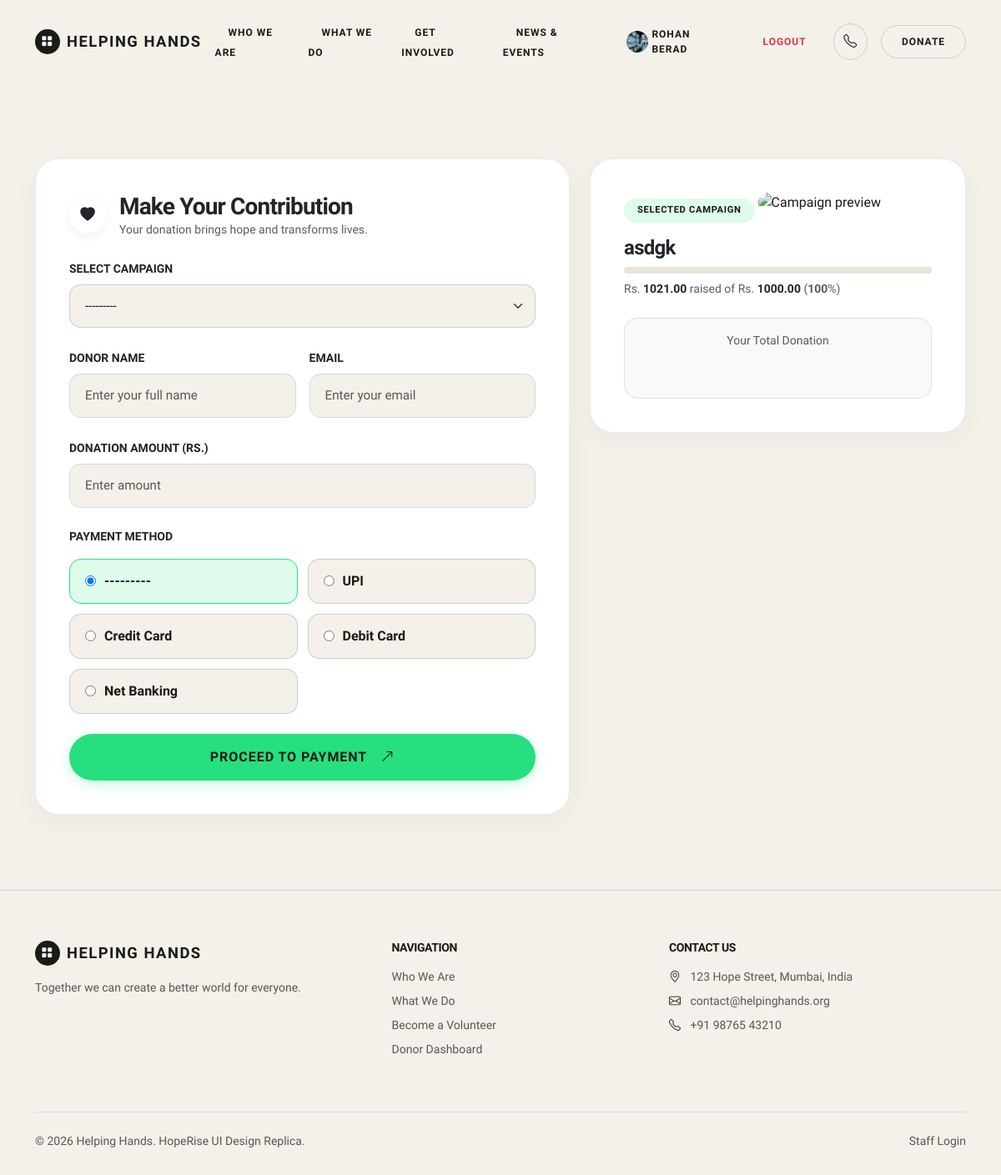
The app's page /donate/2/ (signed in) with its own data.
### charity_app/models.py (models this page shows, shortened)
class SiteSettings(models.Model):
    hero_title_line1 = models.CharField(max_length=100, default="Together We Can")
    hero_title_highlight = models.CharField(max_length=100, default="Create a Better World")
    hero_subtitle = models.TextField(
        default="Your small contribution can make a big difference in someone's life. "
                "Join us in our mission to help the needy."
    )
    hero_image = models.ImageField(upload_to='site/', blank=True, null=True)
    stat_campaigns = models.CharField(max_length=20, default="500+", help_text="e.g. 500+")
    stat_lives_impacted = models.CharField(max_length=20, default="50,000+")
    stat_funds_raised = models.CharField(max_length=20, default="Rs. 2.5 Cr+")
    stat_donors = models.CharField(max_length=20, default="10,000+")
    mission_title = models.CharField(max_length=100, default="Our Mission")
    mission_text = models.TextField(
        default="We are committed to building a better tomorrow by supporting education, "
                "healthcare, animal welfare, and disaster relief initiatives. Together, we "
                "can bring hope and create lasting change."
    )
    mission_image = models.ImageField(upload_to='site/', blank=True, null=True)
    ngo_name = models.CharField(max_length=100, default="Helping Hands")
    footer_about_text = models.TextField(
        default="Together we can create a better world for everyone."
    )
    contact_address = models.CharField(max_length=200, default="123 Hope Street, Mumbai, India")
    contact_email = models.EmailField(default="contact@helpinghands.org")
    contact_phone = models.CharField(max_length=20, default="+91 98765 43210")
    updated_at = models.DateTimeField(auto_now=True)
    @classmethod
    def load(cls):
        obj, created = cls.objects.get_or_create(pk=1)
        return obj

class UserProfile(models.Model):
    user = models.OneToOneField(User, on_delete=models.CASCADE)
    profile_picture = models.ImageField(upload_to='profile_pictures/', blank=True, null=True)
    phone_number = models.CharField(max_length=15, blank=True)
    address = models.TextField(blank=True)
    profile_created_on = models.DateTimeField(auto_now_add=True)

class Campaign(models.Model):
    CATEGORY_CHOICES = [
        ('education', 'Education Fund'),
        ('medical', 'Medical Help'),
        ('animal', 'Animal Rescue'),
        ('disaster', 'Disaster Relief'),
    ]
    STATUS_CHOICES = [
        ('active', 'Active'),
        ('completed', 'Completed'),
        ('upcoming', 'Upcoming'),
    ]
    campaign_name = models.CharField(max_length=200)
    category = models.CharField(max_length=20, choices=CATEGORY_CHOICES, default='education')
    description = models.TextField()
    goal_amount = models.DecimalField(max_digits=12, decimal_places=2)
    raised_amount = models.DecimalField(max_digits=12, decimal_places=2, default=0)
    campaign_image = models.ImageField(upload_to='campaign_images/', blank=True, null=True)
    start_date = models.DateField()
    end_date = models.DateField()
    status = models.CharField(max_length=20, choices=STATUS_CHOICES, default='active')
    created_at = models.DateTimeField(auto_now_add=True)
    def __str__(self):
        return self.campaign_name
    def progress_percentage(self):
        if self.goal_amount and self.goal_amount > 0:
            percent = (self.raised_amount / self.goal_amount) * 100
            return round(min(percent, 100), 1)  # cap at 100%
        return 0

### charity_app/views.py (the view)
# urls.py: path('donate/', views.donate, name='donate_generic'),
def donate(request, campaign_id=None):
    preselected_campaign = None
    if campaign_id:
        preselected_campaign = get_object_or_404(Campaign, id=campaign_id)
    if request.method == 'POST':
        form = DonationForm(request.POST)
        if form.is_valid():
            request.session['pending_donation'] = {
                'campaign_id': form.cleaned_data['campaign'].id,
                'donor_name': form.cleaned_data['donor_name'],
                'email': form.cleaned_data['email'],
                'amount': str(form.cleaned_data['amount']),
                'payment_method': form.cleaned_data['payment_method'],
            }
            return redirect('payment_gateway')
    else:
        initial = {'campaign': preselected_campaign} if preselected_campaign else {}
        form = DonationForm(initial=initial)
    campaigns_json = {}
    for c in Campaign.objects.filter(status='active'):
        campaigns_json[str(c.id)] = {
            'name': c.campaign_name,
            'image': c.campaign_image.url if c.campaign_image else 'https://placehold.co/400x250/dcfce7/16a34a?text=' + c.campaign_name,
            'raised': str(c.raised_amount),
            'goal': str(c.goal_amount),
            'percent': str(c.progress_percentage()),
        }
    context = {'form': form, 'campaign': preselected_campaign, 'campaigns_json': campaigns_json}
    return render(request, 'website/donate.html', context)

### templates/website/donate.html (shortened to what this page needs)
{% extends 'website/base.html' %}
{% block content %}
<section class="hr-section">
    <div class="container">
        <div class="row g-4 justify-content-center">
            <div class="col-lg-7">
                <div class="hr-form-card">
                    <div class="d-flex align-items-center gap-3 mb-4">
                        <div class="hr-card-icon-wrap mb-0"><i class="bi bi-heart-fill text-dark"></i></div>
                        <div>
                            <h3 class="font-heading fw-bold text-dark mb-0">Make Your Contribution</h3>
                            <p class="text-muted small mb-0">Your donation brings hope and transforms lives.</p>
                        </div>
                    </div>
                    <form method="post" id="donation-form">
                        <div class="mb-4">
                            <label class="form-label text-dark fw-bold small text-uppercase tracking-wider">{{ form.campaign.label }}</label>
                            {{ form.campaign }}
                        </div>
                        <div class="row g-3 mb-4">
                            <div class="col-md-6">
                                <label class="form-label text-dark fw-bold small text-uppercase tracking-wider">{{ form.donor_name.label }}</label>
                                {{ form.donor_name }}
                            </div>
                            <div class="col-md-6">
                                <label class="form-label text-dark fw-bold small text-uppercase tracking-wider">{{ form.email.label }}</label>
                                {{ form.email }}
                            </div>
                        </div>
                        <div class="mb-4">
                            <label class="form-label text-dark fw-bold small text-uppercase tracking-wider">{{ form.amount.label }}</label>
                            {{ form.amount }}
                        </div>
                        <div class="mb-4">
                            <label class="form-label text-dark fw-bold small text-uppercase tracking-wider d-block mb-3">{{ form.payment_method.label }}</label>
                            <div class="payment-method-grid">
                                {% for radio in form.payment_method %}
                                    <label class="payment-method-option">
                                        {{ radio.tag }}
                                        <span>{{ radio.choice_label }}</span>
                                    </label>
                                {% endfor %}
                            </div>
                        </div>
                        <button type="submit" class="btn-hr-green w-100 py-3 fs-6">
                            PROCEED TO PAYMENT <i class="bi bi-arrow-up-right ms-2"></i>
                        </button>
                    </form>
                </div>
            </div>
            <div class="col-lg-5">
                <div class="hr-form-card sticky-top" style="top: 100px;">
                    <span class="hr-badge-pill mb-3">Selected Campaign</span>
                    <img id="preview-image" src="{% if campaign.campaign_image %}{{ campaign.campaign_image.url }}{% else %}https://images.unsplash.com/photo-1593113598332-cd288d649433?q=80&w=600&auto=format&fit=crop{% endif %}"
                         class="w-100 rounded-4 mb-3" alt="Campaign preview" style="height: 180px; object-fit: cover;">
                    <h4 id="preview-name" class="font-heading fw-bold text-dark mb-2">{{ campaign.campaign_name|default:"Select a campaign" }}</h4>
                    <div class="hr-progress mb-2">
                    </div>
                    <p class="small text-muted mb-4">
                        Rs. <span id="preview-raised" class="text-dark fw-bold">{{ campaign.raised_amount|default:0 }}</span> raised of
                        Rs. <span id="preview-goal" class="text-dark fw-bold">{{ campaign.goal_amount|default:0 }}</span>
                        (<span id="preview-percent" class="text-emerald fw-bold">{{ campaign.progress_percentage|default:0 }}</span>%)
                    </p>
                    <div class="p-3 rounded-4 bg-light border text-center">
                        <span class="text-muted small d-block mb-1">Your Total Donation</span>
                    </div>
                </div>
            </div>
        </div>
    </div>
</section>
{% endblock %}

### templates/website/base.html (shortened to what this page needs)
{% load static %}
<!DOCTYPE html>
<html lang="en">
<head>
    <link href="https://cdn.jsdelivr.net/npm/bootstrap@5.3.3/dist/css/bootstrap.min.css" rel="stylesheet">
    <link rel="stylesheet" href="https://cdn.jsdelivr.net/npm/bootstrap-icons@1.11.3/font/bootstrap-icons.css">
    <link rel="stylesheet" href="{% static 'css/style.css' %}">
</head>
<body>
    <nav class="navbar navbar-expand-lg sticky-top hr-navbar">
        <div class="container">
            <a class="navbar-brand hr-logo" href="{% url 'home' %}">
                <span class="hr-logo-icon"><i class="bi bi-grid-fill"></i></span>
                {{ site_settings.ngo_name }}
            </a>
            <div class="collapse navbar-collapse" id="navMenu">
                <ul class="navbar-nav mx-auto align-items-lg-center">
                    <li class="nav-item"><a class="hr-nav-link" href="{% url 'home' %}">Who We Are</a></li>
                    <li class="nav-item"><a class="hr-nav-link" href="{% url 'campaign_list' %}">What We Do</a></li>
                                     <li class="nav-item"><a class="hr-nav-link" href="{% url 'home' %}#about">Get Involved</a></li>
                    <li class="nav-item"><a class="hr-nav-link" href="{% url 'home' %}#impact">News & Events</a></li>
                </ul>
                <div class="d-flex align-items-center gap-3">
                    {% if user.is_authenticated %}
                        <a href="{% url 'dashboard' %}" class="hr-nav-link d-flex align-items-center">
                            {% if nav_user_profile.profile_picture %}
                                <img src="{{ nav_user_profile.profile_picture.url }}" alt="{{ user.username }}"
                                     class="rounded-circle me-1" style="width: 26px; height: 26px; object-fit: cover;">
                            {% else %}
                                <i class="bi bi-person-circle fs-6 me-1"></i>
                            {% endif %}
                            {{ user.username }}
                        </a>
                        <a href="{% url 'logout' %}" class="hr-nav-link text-danger">Logout</a>
                    {% else %}
                        <a href="{% url 'login' %}" class="hr-nav-link">Sign In</a>
                    {% endif %}
                    <a href="tel:{{ site_settings.contact_phone }}" class="hr-icon-circle-btn" title="Call Us">
                        <i class="bi bi-telephone"></i>
                    </a>
                    <a class="btn-hr-pill-outline hr-pulse" href="{% url 'donate_generic' %}" data-bs-toggle="modal" data-bs-target="#quickDonateModal">Donate</a>
                </div>
            </div>
        </div>
    </nav>
    <main>
        {% block content %}{% endblock %}
    </main>
    {% block footer %}
    <footer class="hr-footer">
        <div class="container">
            <div class="row g-4 justify-content-between mb-5">
                <div class="col-lg-4">
                    <a class="hr-logo mb-3 d-inline-flex" href="{% url 'home' %}">
                        <span class="hr-logo-icon"><i class="bi bi-grid-fill"></i></span>
                        {{ site_settings.ngo_name }}
                    </a>
                    <p class="text-muted small me-lg-4">{{ site_settings.footer_about_text }}</p>
                </div>
                <div class="col-lg-3">
                    <h6 class="font-heading text-uppercase small fw-bold tracking-wider mb-3">Navigation</h6>
                    <ul class="list-unstyled d-flex flex-column gap-2 small text-muted">
                        <li><a href="{% url 'home' %}" class="hover-text-dark">Who We Are</a></li>
                        <li><a href="{% url 'campaign_list' %}" class="hover-text-dark">What We Do</a></li>
                        <li><a href="{% url 'register' %}" class="hover-text-dark">Become a Volunteer</a></li>
                        <li><a href="{% url 'login' %}" class="hover-text-dark">Donor Dashboard</a></li>
                    </ul>
                </div>
                <div class="col-lg-4">
                    <h6 class="font-heading text-uppercase small fw-bold tracking-wider mb-3">Contact Us</h6>
                    <ul class="list-unstyled d-flex flex-column gap-2 small text-muted">
                        <li><i class="bi bi-geo-alt me-2 text-dark"></i> {{ site_settings.contact_address }}</li>
                        <li><i class="bi bi-envelope me-2 text-dark"></i> {{ site_settings.contact_email }}</li>
                        <li><i class="bi bi-telephone me-2 text-dark"></i> {{ site_settings.contact_phone }}</li>
                    </ul>
                </div>
            </div>
            <div class="border-top border-dark border-opacity-10 pt-4 d-flex flex-column flex-md-row justify-content-between align-items-center text-muted small">
                <p class="mb-0">&copy; 2026 {{ site_settings.ngo_name }}. HopeRise UI Design Replica.</p>
                <div>
                    <a href="{% url 'admin_login' %}" class="text-muted">Staff Login</a>
                </div>
            </div>
        </div>
    </footer>
    {% endblock %}
</body>
</html>

### records on screen
SiteSettings: ngo_name "HELPING HANDS", footer_about_text "Together we can create a better world for everyone.", contact_address "123 Hope Street, Mumbai, India", contact_email "contact@helpinghands.org", contact_phone "+91 98765 43210", ngo_name "Helping Hands"
UserProfile: profile_picture (picture)
Campaign: campaign_name "asdgk", raised_amount "1021.00", goal_amount "1000.00", progress_percentage "100"

### other values on screen
{{ user.username }} "ROHAN BERAD"
{{ radio.choice_label }} "---------" "UPI" "Credit Card" "Debit Card" "Net Banking"
